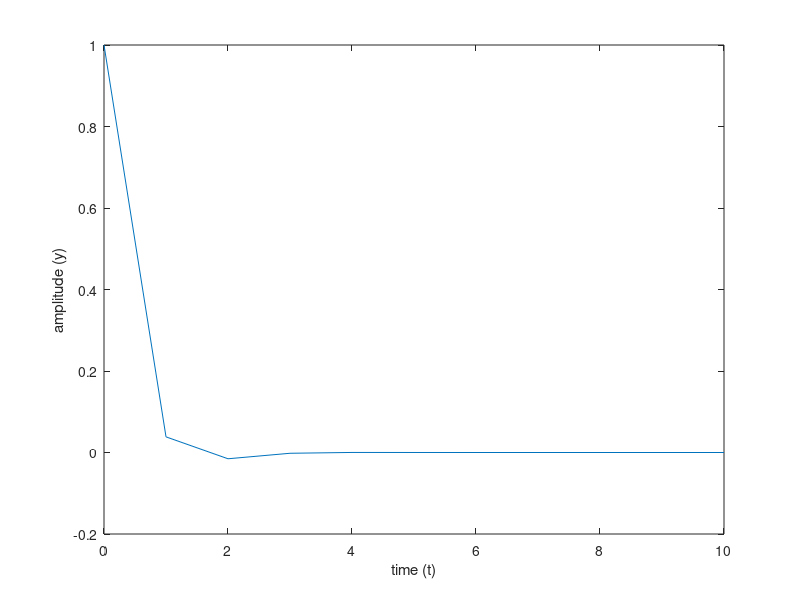

Write the MATLAB code that produced this figure.
% plot of random function y= e^(-at) * cos(wt)
% where, a=2, w=5, t=0 to 10

t= 0:10;
a= 2, w=5
y = exp(-a*t) .* cos(w*t)

% plot...
plot(t,y)
xlabel('time (t)')
ylabel('amplitude (y)')
